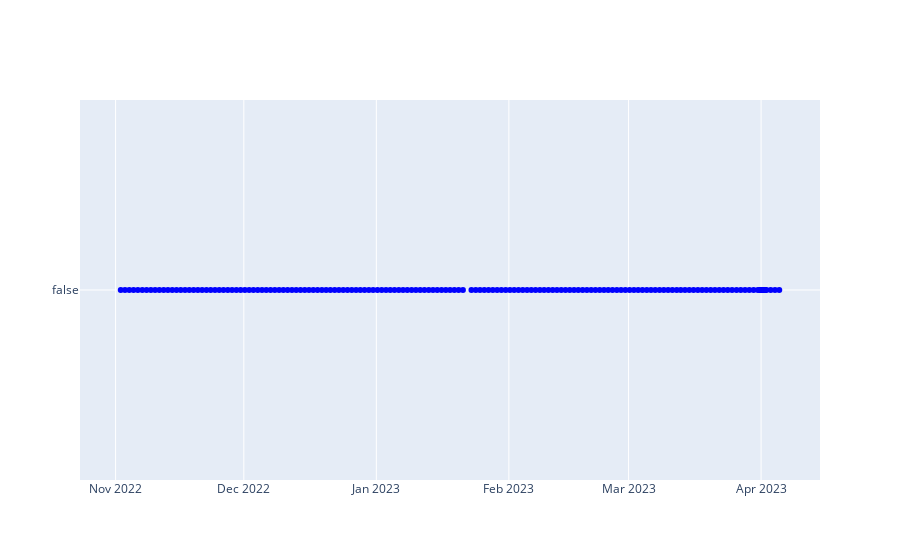

The notebook cell this image was saved under:
### Code cell
fig = go.Figure()

# https://plotly.com/python/line-charts/

fig.add_trace(go.Scatter(x=stats_df["created"], y=stats_df["schema_evolution"],
                    mode='markers',
                    line = dict(color='blue', width=1, dash='dot'),
                    name='schema_evolution'))


fig.show()

### Figure 1 — Plotly figure (JSON) as saved in the notebook; plotly's stock layout.template omitted (floating-point values rounded to 4 significant figures; data arrays with more than 128 entries replaced by an {"elided": "..."} marker saying what was removed)
{"data": [{"line": {"color": "blue", "dash": "dot", "width": 1}, "mode": "markers", "name": "schema_evolution", "type": "scatter", "x": {"elided": "181 str values"}, "y": {"elided": "181 bool values"}}], "layout": {}}
